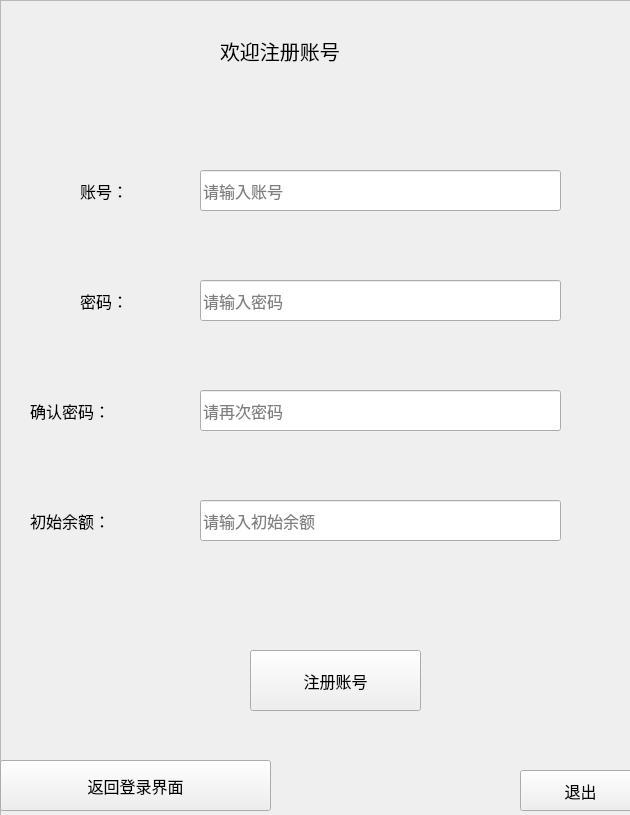
<?xml version="1.0" encoding="UTF-8"?>
<ui version="4.0">
 <class>LoginDialog</class>
 <widget class="QDialog" name="LoginDialog">
  <property name="geometry">
   <rect>
    <x>0</x>
    <y>0</y>
    <width>630</width>
    <height>815</height>
   </rect>
  </property>
  <property name="windowTitle">
   <string>注册界面</string>
  </property>
  <widget class="QLabel" name="label">
   <property name="geometry">
    <rect>
     <x>220</x>
     <y>30</y>
     <width>441</width>
     <height>41</height>
    </rect>
   </property>
   <property name="font">
    <font>
     <pointsize>15</pointsize>
    </font>
   </property>
   <property name="text">
    <string>欢迎注册账号</string>
   </property>
  </widget>
  <widget class="QLineEdit" name="lineEdit_3">
   <property name="geometry">
    <rect>
     <x>200</x>
     <y>280</y>
     <width>361</width>
     <height>41</height>
    </rect>
   </property>
   <property name="font">
    <font>
     <pointsize>12</pointsize>
    </font>
   </property>
   <property name="focusPolicy">
    <enum>Qt::ClickFocus</enum>
   </property>
   <property name="echoMode">
    <enum>QLineEdit::Password</enum>
   </property>
   <property name="placeholderText">
    <string>请输入密码</string>
   </property>
  </widget>
  <widget class="QLineEdit" name="lineEdit_2">
   <property name="geometry">
    <rect>
     <x>200</x>
     <y>170</y>
     <width>361</width>
     <height>41</height>
    </rect>
   </property>
   <property name="font">
    <font>
     <pointsize>12</pointsize>
    </font>
   </property>
   <property name="focusPolicy">
    <enum>Qt::ClickFocus</enum>
   </property>
   <property name="placeholderText">
    <string>请输入账号</string>
   </property>
  </widget>
  <widget class="QLabel" name="label_3">
   <property name="geometry">
    <rect>
     <x>80</x>
     <y>170</y>
     <width>101</width>
     <height>41</height>
    </rect>
   </property>
   <property name="font">
    <font>
     <pointsize>12</pointsize>
    </font>
   </property>
   <property name="text">
    <string>账号：</string>
   </property>
  </widget>
  <widget class="QLabel" name="label_4">
   <property name="geometry">
    <rect>
     <x>80</x>
     <y>280</y>
     <width>101</width>
     <height>41</height>
    </rect>
   </property>
   <property name="font">
    <font>
     <pointsize>12</pointsize>
    </font>
   </property>
   <property name="text">
    <string>密码：</string>
   </property>
  </widget>
  <widget class="QPushButton" name="pushButton">
   <property name="geometry">
    <rect>
     <x>250</x>
     <y>650</y>
     <width>171</width>
     <height>61</height>
    </rect>
   </property>
   <property name="font">
    <font>
     <pointsize>12</pointsize>
    </font>
   </property>
   <property name="focusPolicy">
    <enum>Qt::NoFocus</enum>
   </property>
   <property name="text">
    <string>注册账号</string>
   </property>
  </widget>
  <widget class="QPushButton" name="pushButton_2">
   <property name="geometry">
    <rect>
     <x>0</x>
     <y>760</y>
     <width>271</width>
     <height>51</height>
    </rect>
   </property>
   <property name="font">
    <font>
     <pointsize>12</pointsize>
    </font>
   </property>
   <property name="focusPolicy">
    <enum>Qt::NoFocus</enum>
   </property>
   <property name="text">
    <string>返回登录界面</string>
   </property>
  </widget>
  <widget class="QPushButton" name="pushButton_3">
   <property name="geometry">
    <rect>
     <x>520</x>
     <y>770</y>
     <width>121</width>
     <height>41</height>
    </rect>
   </property>
   <property name="font">
    <font>
     <pointsize>12</pointsize>
    </font>
   </property>
   <property name="focusPolicy">
    <enum>Qt::NoFocus</enum>
   </property>
   <property name="text">
    <string>退出</string>
   </property>
  </widget>
  <widget class="QLabel" name="label_5">
   <property name="geometry">
    <rect>
     <x>30</x>
     <y>500</y>
     <width>151</width>
     <height>41</height>
    </rect>
   </property>
   <property name="font">
    <font>
     <pointsize>12</pointsize>
    </font>
   </property>
   <property name="text">
    <string>初始余额：</string>
   </property>
  </widget>
  <widget class="QLineEdit" name="lineEdit_5">
   <property name="geometry">
    <rect>
     <x>200</x>
     <y>500</y>
     <width>361</width>
     <height>41</height>
    </rect>
   </property>
   <property name="font">
    <font>
     <pointsize>12</pointsize>
    </font>
   </property>
   <property name="focusPolicy">
    <enum>Qt::ClickFocus</enum>
   </property>
   <property name="placeholderText">
    <string>请输入初始余额</string>
   </property>
  </widget>
  <widget class="QLabel" name="label_6">
   <property name="geometry">
    <rect>
     <x>30</x>
     <y>390</y>
     <width>151</width>
     <height>41</height>
    </rect>
   </property>
   <property name="font">
    <font>
     <pointsize>12</pointsize>
    </font>
   </property>
   <property name="text">
    <string>确认密码：</string>
   </property>
  </widget>
  <widget class="QLineEdit" name="lineEdit_4">
   <property name="geometry">
    <rect>
     <x>200</x>
     <y>390</y>
     <width>361</width>
     <height>41</height>
    </rect>
   </property>
   <property name="font">
    <font>
     <pointsize>12</pointsize>
    </font>
   </property>
   <property name="focusPolicy">
    <enum>Qt::ClickFocus</enum>
   </property>
   <property name="echoMode">
    <enum>QLineEdit::Password</enum>
   </property>
   <property name="placeholderText">
    <string>请再次密码</string>
   </property>
  </widget>
  <widget class="QFrame" name="frame">
   <property name="geometry">
    <rect>
     <x>0</x>
     <y>0</y>
     <width>641</width>
     <height>821</height>
    </rect>
   </property>
   <property name="styleSheet">
    <string notr="true">border-image: url(:/picture/12.png);</string>
   </property>
   <property name="frameShape">
    <enum>QFrame::StyledPanel</enum>
   </property>
   <property name="frameShadow">
    <enum>QFrame::Raised</enum>
   </property>
  </widget>
  <zorder>frame</zorder>
  <zorder>label</zorder>
  <zorder>lineEdit_3</zorder>
  <zorder>lineEdit_2</zorder>
  <zorder>label_3</zorder>
  <zorder>label_4</zorder>
  <zorder>pushButton</zorder>
  <zorder>pushButton_2</zorder>
  <zorder>pushButton_3</zorder>
  <zorder>label_5</zorder>
  <zorder>lineEdit_5</zorder>
  <zorder>label_6</zorder>
  <zorder>lineEdit_4</zorder>
 </widget>
 <resources/>
 <connections>
  <connection>
   <sender>pushButton_3</sender>
   <signal>clicked()</signal>
   <receiver>LoginDialog</receiver>
   <slot>close()</slot>
   <hints>
    <hint type="sourcelabel">
     <x>580</x>
     <y>790</y>
    </hint>
    <hint type="destinationlabel">
     <x>332</x>
     <y>267</y>
    </hint>
   </hints>
  </connection>
 </connections>
</ui>
